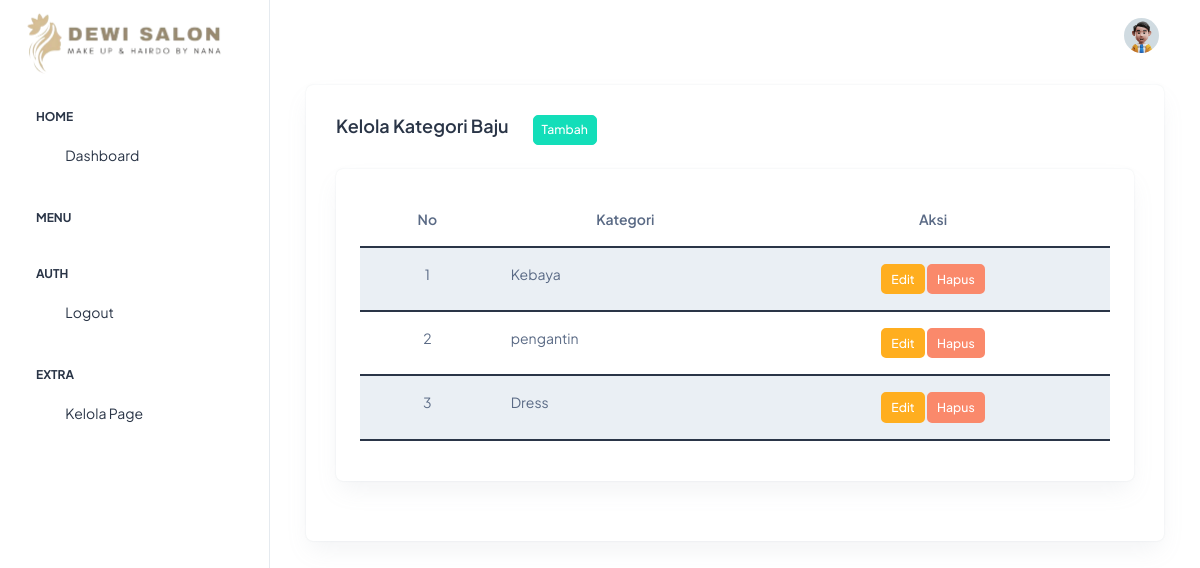
Page /index.php/baju/kategori on the committed database.
### tables this page shows
CREATE TABLE `kategori_baju` (
  `id` int(4) NOT NULL,
  `kategori_baju` varchar(30) NOT NULL
);

### application/controllers/Baju.php (called while the page is built, shortened)
<?php
class Baju extends CI_Controller
{
    public function kategori()
    {
        $data = [
            'kategori' => $this->baju->get_kategori()
        ];
        $this->load->view('admin/layout/header', $data);
        $this->load->view('admin/baju/kategori/index');
        $this->load->view('admin/layout/footer');
    }
}

### index.php (called while the page is built, shortened)
<?php
require_once BASEPATH.'core/CodeIgniter.php';

### application/models/Baju_model.php (called while the page is built, shortened)
<?php
class Baju_model extends CI_Model
{
    public function get_kategori()
    {
        $result = $this->db->select('*')
            ->from('kategori_baju')
            ->get()
            ->result();
        return $result;
    }
}

### application/views/admin/baju/kategori/index.php (the view, shortened to what this page needs)
<div class="container-fluid">
    <div class="card">
        <div class="card-body">
            <div class="d-flex mb-4">
                <h5 class="card-title fw-semibold">Kelola Kategori Baju</h5>
                <a href="<?= base_url('baju/tambah_kategori') ?>" class="btn btn-sm btn-success ms-4">Tambah</a>
            </div>
            <div class="card">
                <div class="card-body p-4">
                    <table class="table table-striped border-2 border-dark" id="dataTables" style="width: 100%;">
                        <thead>
                            <tr>
                                <th class="text-center">No</th>
                                <th class="text-center">Kategori</th>
                                <th class="text-center">Aksi</th>
                            </tr>
                        </thead>
                        <tbody>
                            <?php $no = 1;
                            foreach ($kategori as $row) : ?>
                                <tr>
                                    <td class="text-center"><?= $no++ ?></td>
                                    <td class="text-start"><?= $row->kategori_baju ?></td>
                                    <td class="text-center">
                                        <a href="<?= base_url('baju/edit_kategori/' . $row->id) ?>" class="btn btn-warning btn-sm">Edit</a>
                                        <button data-bs-toggle="modal" data-bs-target="#hapus" data-bs-id="<?= $row->id ?>" data-bs-data="<?= $row->kategori_baju ?>" class="btn btn-danger btn-sm">Hapus</button>
                                    </td>
                                </tr>
                            <?php endforeach ?>
                        </tbody>
                    </table>
                </div>
            </div>
        </div>
    </div>
</div>

### rows in the picture
kategori_baju: kategori_baju "Kebaya"
kategori_baju: kategori_baju "pengantin"
kategori_baju: kategori_baju "Dress"
